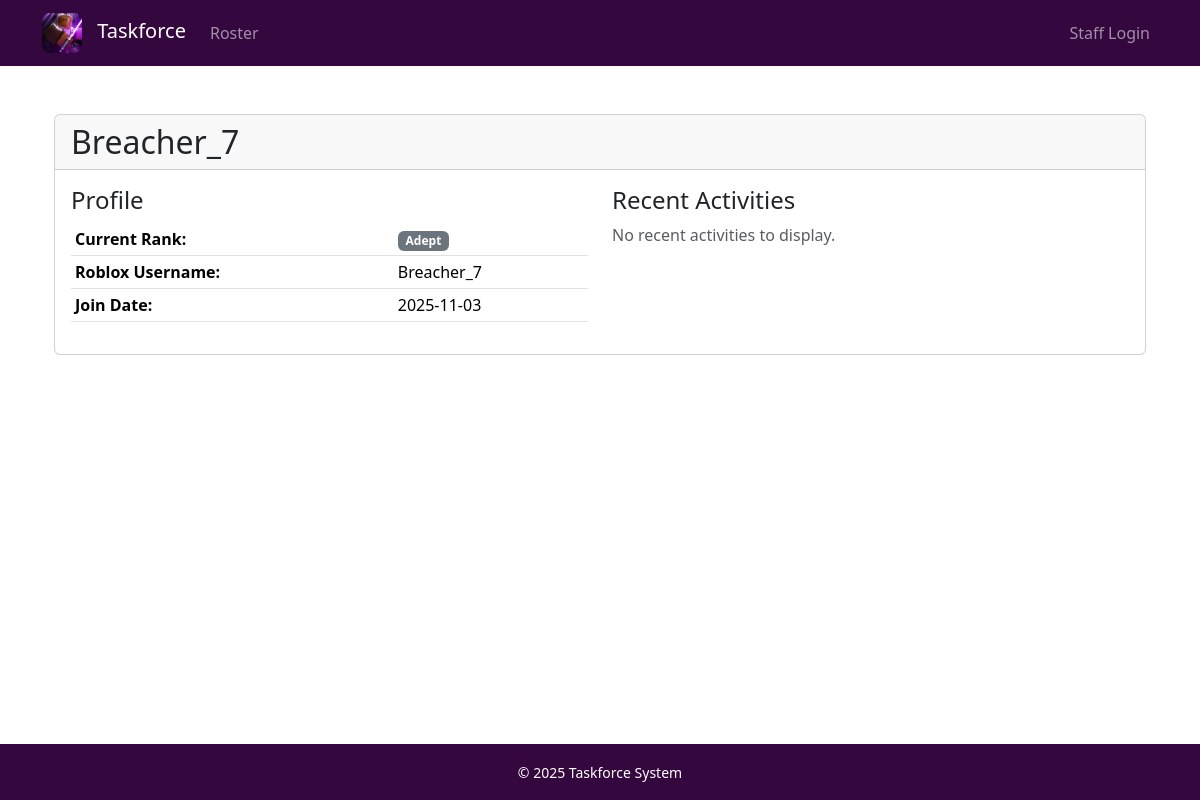
The app's page /public/member/56 with its own data.
### database/models.py (models this page shows, shortened)
class Member(db.Model):
    __tablename__ = 'members'
    id = db.Column(db.Integer, primary_key=True)
    discord_username = db.Column(db.String(100), nullable=False, unique=True)
    discord_id = db.Column(db.String(50), nullable=True, unique=True)
    roblox_username = db.Column(db.String(100), nullable=True)
    roblox_id = db.Column(db.String(50), nullable=True)
    current_rank = db.Column(db.String(100), nullable=False, default='Aspirant')
    join_date = db.Column(db.DateTime, nullable=False, default=datetime.utcnow)
    last_updated = db.Column(db.DateTime, nullable=False, default=datetime.utcnow)
    is_active = db.Column(db.Boolean, default=True)
    activities = db.relationship('ActivityLog', backref='member', lazy=True, cascade='all, delete-orphan')
    promotions = db.relationship('PromotionLog', backref='member', lazy=True, cascade='all, delete-orphan')

### routers/public.py (the view)
@public_bp.route('/public/member/<int:member_id>')
def public_member(member_id):
    member = Member.query.get_or_404(member_id)
    recent_activities = ActivityEntry.query.filter_by(member_id=member_id).order_by(ActivityEntry.activity_date.desc()).limit(5).all()
    return render_template('public_member.html',
                           member=member,
                           recent_activities=recent_activities)

### utils/auth.py (called while the page is built)
def is_staff():
    return bool(session.get('is_staff', False))

### templates/public_member.html (shortened to what this page needs)
{% extends "base.html" %}
{% block content %}
<div class="container mt-4">
    <div class="card">
        <div class="card-header">
            <h2 class="mb-0">{{ member.discord_username }}</h2>
        </div>
        <div class="card-body">
            <div class="row">
                <div class="col-md-6">
                    <h4>Profile</h4>
                    <table class="table table-sm">
                        <tr>
                            <th>Current Rank:</th>
                            <td><span class="badge bg-secondary">{{ member.current_rank }}</span></td>
                        </tr>
                        {% if member.roblox_username %}
                        <tr>
                            <th>Roblox Username:</th>
                            <td>{{ member.roblox_username }}</td>
                        </tr>
                        {% endif %}
                        <tr>
                            <th>Join Date:</th>
                            <td>{{ member.join_date.strftime('%Y-%m-%d') if member.join_date else 'N/A' }}</td>
                        </tr>
                    </table>
                </div>
                <div class="col-md-6">
                    <h4>Recent Activities</h4>
                    {% if recent_activities %}
                        <div class="list-group">
                        {% for activity in recent_activities %}
                            <div class="list-group-item">
                                <div class="d-flex justify-content-between align-items-center">
                                    <span>{{ activity.activity_date.strftime('%Y-%m-%d') }}</span>
                                    <span class="badge bg-primary">{{ activity.activity_type }}</span>
                                </div>
                            </div>
                        {% endfor %}
                        </div>
                    {% else %}
                        <p class="text-muted">No recent activities to display.</p>
                    {% endif %}
                </div>
            </div>
        </div>
    </div>
</div>
{% endblock %}

### static/css/style.css (style rules this page uses)
body::before { content: ""; position: fixed; top: 0; left: 0; width: 100%; height: 100%; background-image: url('../img/RobloxScreenShot20251129_132653842.png'); background-size: cover; background-position: center; filter: blur(3px) brightness(0.4); z-index: -1; }

### records on screen
Member: discord_username "Breacher_7", current_rank "Adept", roblox_username "Breacher_7", join_date "2025-11-03"
